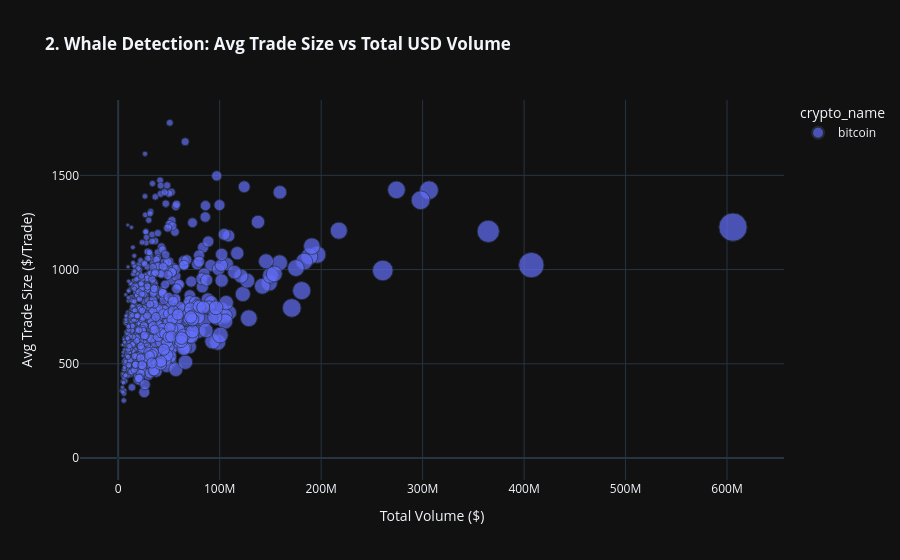

Here is the notebook cell this chart was saved with:
### Code cell
fig_whale_detection = px.scatter(
    df,
    x="total_volume_usd",
    y="avg_trade_size_usd",
    color="crypto_name",
    size="total_ticks_count",
    hover_data=["trade_hour", "avg_price_usd"],
    title="<b>2. Whale Detection: Avg Trade Size vs Total USD Volume</b>",
    labels={
        "avg_trade_size_usd": "Avg Trade Size ($/Trade)",
        "total_volume_usd": "Total Volume ($)",
    },
    template="plotly_dark",
)
fig_whale_detection.show()

### Figure 1 — Plotly figure (JSON) as saved in the notebook; plotly's stock layout.template omitted (floating-point values rounded to 4 significant figures; data arrays with more than 128 entries replaced by an {"elided": "..."} marker saying what was removed)
{"data": [{"customdata": {"elided": "817x2 mixed values"}, "hovertemplate": "crypto_name=bitcoin<br>Total Volume ($)=%{x}<br>Avg Trade Size ($/Trade)=%{y}<br>total_ticks_count=%{marker.size}<br>trade_hour=%{customdata[0]}<br>avg_price_usd=%{customdata[1]}<extra></extra>", "legendgroup": "bitcoin", "marker": {"color": "#636efa", "size": {"elided": "817 int values"}, "sizemode": "area", "sizeref": 1236.0, "symbol": "circle"}, "mode": "markers", "name": "bitcoin", "orientation": "v", "showlegend": true, "type": "scatter", "x": {"elided": "817 float values"}, "xaxis": "x", "y": {"elided": "817 float values"}, "yaxis": "y"}], "layout": {"legend": {"itemsizing": "constant", "title": {"text": "crypto_name"}, "tracegroupgap": 0}, "title": {"text": "<b>2. Whale Detection: Avg Trade Size vs Total USD Volume</b>"}, "xaxis": {"anchor": "y", "domain": [0, 1], "title": {"text": "Total Volume ($)"}}, "yaxis": {"anchor": "x", "domain": [0, 1], "title": {"text": "Avg Trade Size ($/Trade)"}}}}
